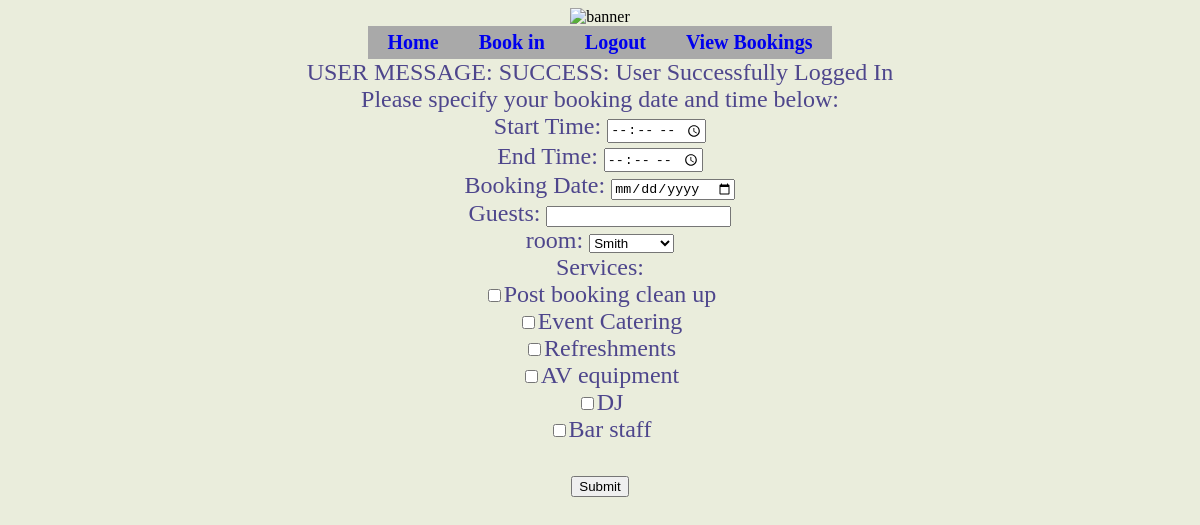
The app's page /bookin.php (signed in) with its own data.
### tables this page shows
CREATE TABLE `services` (
  `serviceid` int NOT NULL,
  `servicename` text NOT NULL,
  `sprice` int NOT NULL
);

### assets/dbconnect.php (called while the page is built)
<?php
function dbconnect_insert(){
    $servername = "localhost";
    $dbusername = "root";
    $dbpassword = "";
    $dbname = "salthouse";
    try{
        $conn = new PDO("mysql:host=$servername;port=3306;dbname=$dbname", $dbusername, $dbpassword);
        $conn->setAttribute(PDO::ATTR_ERRMODE, PDO::ERRMODE_EXCEPTION);
        return $conn;
    } catch(PDOException $e){
        error_log("Database error in super_checker".$e->getMessage());
        throw $e;
    }
}

### bookin.php (the view, shortened to what this page needs)
<?php
require_once "assets/dbconnect.php";
require_once "assets/common.php";
$rooms = getrooms(dbconnect_insert());
$services = getservices(dbconnect_insert());
echo"<!DOCTYPE html>";
echo"<html>";
echo "<head>";
echo"<link rel='stylesheet' href='css/styles.css'>";
echo"</head>";
echo"<body>";
echo"<div class = 'container'>";
require_once "assets/top_bar.php";
require_once "assets/nav.php";
echo"<div class = 'content'>";
echo usr_msg();
echo "Please specify your booking date and time below:";
echo"<form action='' method='post' >";
echo"<label for='start_time'> Start Time: </label>";
echo"<input type = 'time' name ='start_time' required>";
echo"<br>";
echo"<label for='end_time'> End Time: </label>";
echo"<input type = 'time' name ='end_time' required>";
echo"<br>";
echo"<label for='appt_date'> Booking Date: </label>";
echo"<input type = 'date' name ='appt_date' required>";
echo"<br>";
echo"<label for='guests'> Guests: </label>";
echo"<input type = 'number' name ='guests' required>";
echo"<br>";
echo"<label for='room'> room: </label>";
echo"<select name='room'>";
foreach ($rooms as $room) {
    echo "<option value='{$room['roomid']}'>{$room['roomname']}</option>";
}
echo"</select>";
echo"<br>";
echo"<label for='services'> Services: </label>";
echo"<br>";
foreach ($services as $service) {
    echo "<label>";
    echo "<input type='checkbox' name='services[]' value='" .$service['serviceid']. "'>";
    echo $service['servicename'];
    echo "</label><br>";
}
echo"<br>";
echo"<input type='submit' name='submit' value='Submit'>";
echo"</form>";
echo"</div>";
echo"</div>";
echo"</body>";
echo"</html>";

### css/styles.css (style rules this page uses)
.container { display: flex; justify-content: center; align-items: center; flex-direction: column; }
body { background-color: #EAEDDC; }
.content { text-align: center; font-size: x-large; font-family: Arial Microsoft Himalaya sans-serif; color: #4E468C; }

### records on screen
services: servicename "Post booking clean up"
services: servicename "Event Catering"
services: servicename "Refreshments"
services: servicename "AV equipment"
services: servicename "DJ"
services: servicename "Bar staff"

### other values on screen
$_SESSION["usermessage"] "SUCCESS: User Successfully Logged In"
form field room "Smith"
